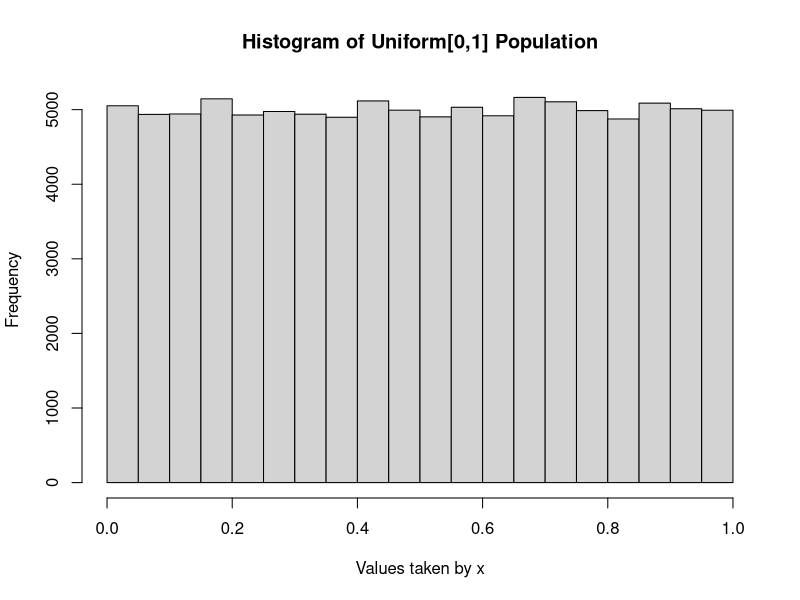

Reproduce this figure in R. (Note: this script raises an error after producing the figure.)
#####################################################################
# Title:CLT vs the LLN: Seeing the difference
# Author: Steph de Silva.
# Email: steph@rex-analytics.com
# Date created: 02/06/16
# Date last altered: 02/06/16
# Attributions and acknowledgment of derivation:
# This script is due to information, tips and advice given in:
# - Generating random numbers in R: http://www.cookbook-r.com/Numbers/Generating_random_numbers/
# - random sampling in R: https://stat.ethz.ch/R-manual/R-devel/library/base/html/sample.html
# - density plots: http://stackoverflow.com/questions/6939136/how-to-overlay-density-plots-in-r
# Purpose: This script is intended generate random data and then plot 
# frequency distributions of sample mean and z score at different sample sizes.
#########################################################################
# Data Used: Generated
# Source: the computer
# Specifically: NA
# Translation by:NA
# Date Accessed: NA
# Gutenberg Number: NA
#########################################################################
# Script Outline:
# 1. Load Libraries, generate initial population
# 2. Create do loop to run different samples
# 3. Inside loop: second loop: calculate sample mean and z-score and plot
#########################################################################
# 1. Load libraries, generate initial population
#########################################################################

rm(list=ls(all=TRUE)) # clear the workspace of anything else
set.seed(1234) # we may want to do this again some day. 
library(sm) # we need this later
library(ggplot2)

# Let's create a populations of data 
# Let population be drawn from the U(0,1) distribution.
# We will call population 1 popn_x
# Our population can have 100000 observations because it's a 
# nice round big number.

popn_x<-runif(100000,min=0,max=1)

# Let's create a name for the population that R can recognise. 
# This will be useful later.

popn_x_name<-"Uniform[0,1] Population"

# Let's see what the population looks like

hist(popn_x, main = paste("Histogram of" , popn_x_name), xlab = "Values taken by x", ylab="Frequency")
# it doesn't look nice and normal because it is not

#########################################################################
# 2. Create a do loop to run different sample sizes
#########################################################################

# let's look at different sample sizes
# create a vector to store these sample sizes for us, call it sample_size because that's simple.

sample_size<-c(5, 10, 20, 50, 100, 500)

# now we need to open a do loop because we don't want to have to C&P code everywhere

for (i in sample_size) {
  print("the sample size is")
  print(i)
  
  # we want to sample 
  # we will call the samples sample_x
  
  sample_x<-sample(popn_x, size=i, replace =TRUE, prob = NULL)

  # What does a sample look like?
  # hist(sample_x, main = paste("Sample from Normal Distribution: n=", i), xlab = "Values taken by x", ylab="Frequency")

  # Now actually, we want to take many samples of this size and look
  # at the behaviour of these statistics. Let's take 500 samples from the 
  # population at this size. We will need to open another do loop for that.
  # We should create somewhere to store the sample means and z scores
  # we want to calculate in each sample.
  
  mean_x<-rep(0,500)
  zscore_x<-rep(0,500)

  for (j in 1:500) {
    sample_x<-sample(popn_x, size=i, replace =TRUE, prob = NULL)
  
    # Let's calculate sample means and z-scores
    # We can use the r function for the mean
    mean_x[j]=mean(sample_x)
    # Th z-score is sqrt(n)*(x-bar-mu)/sigma.
    # For our normal population x, mu=1/2 and sigma=sqrt(1/12)
    zscore_x[j]=sqrt(i)*(mean_x[j]-0.5)/(sqrt(1/12))
  }
  
  # Now we have 500 sample means for the population 
  # we have 500 z scores as well
  # What do our z scores look like?
  # hist(zscore_x, main = paste("Z score from Normal Distribution: n=", i), xlab = "Values taken by Z score", ylab="Frequency")
  # What do our sample means look like?
  # hist(mean_x, main = paste("Sample Mean from Normal Distribution: n=", i), xlab = "Values taken by sample mean", ylab="Frequency")

  # Let's compare the density of the sample mean and z score together
  dat <- data.frame(values = mean_x) 
  lines = rep("Sample Mean", each = j)
  
  plot.dens<-function(plot.item, title.item){
    p<-ggplot(dat, aes(x = values, fill = lines)) + geom_density(alpha = 0.5)+ xlim(-4, 4)+ylim(0,22)
    theme(legend.position="bottom") 
    print(p)
  }
  
  saveto=paste("~/Documents/Rex Analytics/Blog/asymptotics/LLN/n is", i)
  jpeg(file =saveto )
  plot.dens(plot.item=dat, title.item=paste("Sample from Normal Distribution: n=", i))
  dev.off()  

  # Let's look at the density of the z score 
  dat <- data.frame(values = zscore_x) 
  lines = rep("Z score", each = j)
  
  plot.dens<-function(plot.item, title.item){
    p<-ggplot(dat, aes(x = values, fill = lines)) + geom_density(alpha = 0.5)+ xlim(-4, 4)+ylim(0,0.5)
    theme(legend.position="bottom") 
    print(p)
  }
  
  saveto=paste("~/Documents/Rex Analytics/Blog/asymptotics/CLT/n is", i)
  jpeg(file =saveto )
  plot.dens(plot.item=dat, title.item=paste("Sample from Normal Distribution: n=", i))
  dev.off()  
  
  
  
  # Combine z score and mean into one data frame
  dat <- data.frame(values = c(mean_x, zscore_x)) 
  lines = rep(c("Sample Mean", "Z score"), each = j)
  
  plot.dens<-function(plot.item, title.item){
    p<-ggplot(dat, aes(x = values, fill = lines)) + geom_density(alpha = 0.5)+ xlim(-4, 4)+ylim(0,22)
    theme(legend.position="bottom") 
    print(p)
  }
  
  saveto=paste("~/Documents/Rex Analytics/Blog/asymptotics/CLT vs LLN/n is", i)
  jpeg(file =saveto )
  plot.dens(plot.item=dat, title.item=paste("Sample from Normal Distribution: n=", i))
  dev.off()
}
